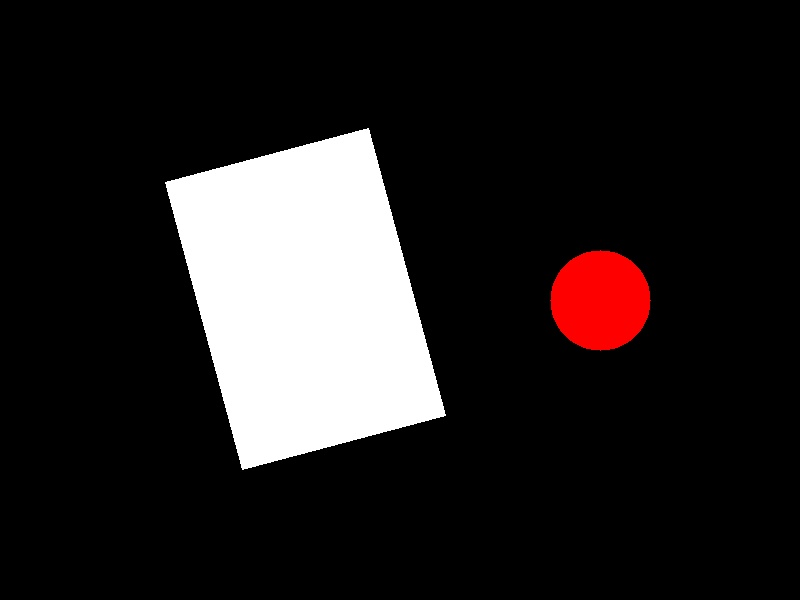
#> input picture python_prototype/test_image.jpg, 800 x 600 px
$ python measure_logic_mock.py
#> lines starting #> are read from the running program, lines starting #| are printed output that depends on the picture; after the words box and inside, x2 and y2 are one past the last pixel; in counts of white or black regions, pixels touching at a corner belong together
import cv2
import numpy as np
import json

def order_points(pts):
    # 4点を 左上, 右上, 右下, 左下 の順に並べ替える
    rect = np.zeros((4, 2), dtype="float32")

    s = pts.sum(axis=1)
    rect[0] = pts[np.argmin(s)] # 左上
    rect[2] = pts[np.argmax(s)] # 右下

    diff = np.diff(pts, axis=1)
    rect[1] = pts[np.argmin(diff)] # 右上
    rect[3] = pts[np.argmax(diff)] # 左下

    return rect

def four_point_transform(image, pts):
    rect = order_points(pts)
    (tl, tr, br, bl) = rect

    # 幅と高さの最大値を計算
    widthA = np.sqrt(((br[0] - bl[0]) ** 2) + ((br[1] - bl[1]) ** 2))
    widthB = np.sqrt(((tr[0] - tl[0]) ** 2) + ((tr[1] - tl[1]) ** 2))
    maxWidth = max(int(widthA), int(widthB))

    heightA = np.sqrt(((tr[0] - br[0]) ** 2) + ((tr[1] - br[1]) ** 2))
    heightB = np.sqrt(((tl[0] - bl[0]) ** 2) + ((tl[1] - bl[1]) ** 2))
    maxHeight = max(int(heightA), int(heightB))

    # 変換先の座標
    dst = np.array([
        [0, 0],
        [maxWidth - 1, 0],
        [maxWidth - 1, maxHeight - 1],
        [0, maxHeight - 1]], dtype="float32")

    M = cv2.getPerspectiveTransform(rect, dst)
    warped = cv2.warpPerspective(image, M, (maxWidth, maxHeight))

    return warped, M, (maxWidth, maxHeight)

def calculate_distance(p1, p2):
    return np.sqrt(((p1[0] - p2[0]) ** 2) + ((p1[1] - p2[1]) ** 2))

def transform_point(point, M):
    """
    射影変換行列 M を使って、元の画像の座標を補正後画像の座標に変換する
    point: [x, y]
    """
    # 同次座標系に変換 [x, y, 1]
    p = np.array([point[0], point[1], 1.0])
    # 行列演算
    transformed = np.dot(M, p)
    # 最後の要素で割って正規化
    transformed = transformed / transformed[2]
    return transformed[:2]

# ---------------------------------------------------------
# メイン処理シミュレーション
# ---------------------------------------------------------

# 1. 画像読み込み（前回生成したテスト画像を使用）
image = cv2.imread("test_image.jpg")
#> image is the input picture: shape (600, 800, 3); mean B, G, R 33.5, 33.4, 37.6
if image is None:
    # 画像がない場合は生成する（generate_test_image.pyのロジック）
    print("Generating test image...")
    width, height = 800, 600
    image = np.zeros((height, width, 3), dtype=np.uint8)
    # A4用紙 (少し回転)
    pts_a4 = np.array([[200, 150], [410, 150], [410, 447], [200, 447]], np.int32)
    center = (305, 298)
    M_rot = cv2.getRotationMatrix2D(center, 15, 1.0)
    rotated_pts = cv2.transform(pts_a4.reshape((-1, 1, 2)), M_rot)
    cv2.fillPoly(image, [rotated_pts], (255, 255, 255))
    cv2.imwrite('test_image.jpg', image)

# グレースケール化など前処理
gray = cv2.cvtColor(image, cv2.COLOR_BGR2GRAY)
blurred = cv2.GaussianBlur(gray, (5, 5), 0)
edged = cv2.Canny(blurred, 50, 200)
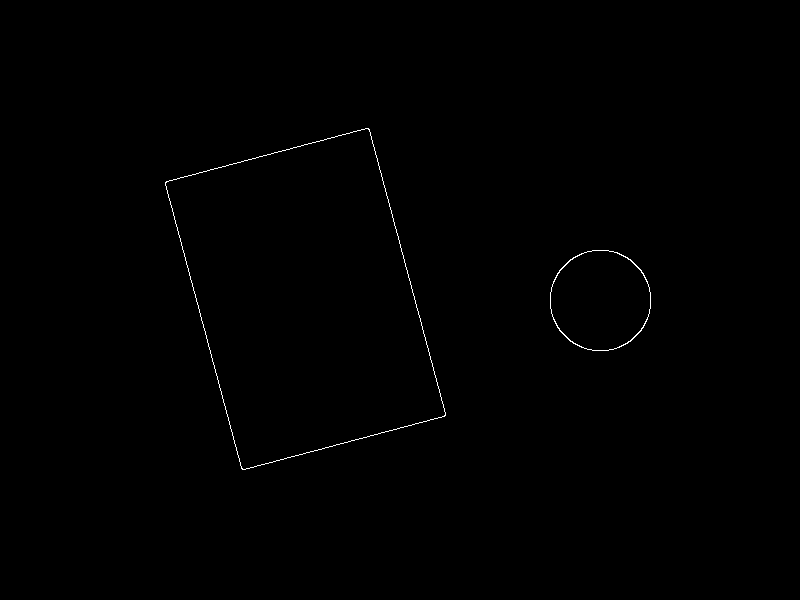
#> edged: shape (600, 800); 0.28% white in thin lines or dots, all inside (x1, y1, x2, y2) = (165, 128, 651, 470)

# 2. 基準物検出 (A4用紙)
contours, _ = cv2.findContours(edged.copy(), cv2.RETR_EXTERNAL, cv2.CHAIN_APPROX_SIMPLE)
#> contours = 2 contours; box (x1, y1, x2, y2) and area: (165, 128, 446, 470) 62908, (550, 250, 651, 351) 7959
contours = sorted(contours, key=cv2.contourArea, reverse=True)

reference_cnt = None
for c in contours:
    peri = cv2.arcLength(c, True)
    approx = cv2.approxPolyDP(c, 0.02 * peri, True)
    if len(approx) == 4:
        reference_cnt = approx
        break
#> this loop made 1 pass
#> (peri, reference_cnt) on pass 1: (1088.5, [[368, 128], [165, 182], [242, 469], [445, 415]])

if reference_cnt is None:
    print("Error: Reference object (A4) not found.")
    exit(1)

# 3. 射影変換 (Warp Perspective) & スケール算出 (PPM)
#    ここで得られる M (変換行列) が超重要。
#    AIは「歪んだ元の画像」で見つけた座標を返すので、この M で補正してあげる必要がある。
pts = reference_cnt.reshape(4, 2)
#> pts = [[368, 128], [165, 182], [242, 469], [445, 415]]
warped_img, M, (width_px, height_px) = four_point_transform(image, pts)
#> in order_points, `s = pts.sum(axis=1)`: s = [496, 347, 711, 860]
#> in order_points, `diff = np.diff(pts, axis=1)`: diff = [-240, 17, 227, -30]
#> in four_point_transform, `rect = order_points(pts)`: rect = [[165, 182], [368, 128], [445, 415], [242, 469]]
#> in four_point_transform, `(tl, tr, br, bl) = rect`: tl = [165, 182]; tr = [368, 128]; br = [445, 415]; bl = [242, 469]
#> in four_point_transform, `widthA = np.sqrt(((br[0] - bl[0]) ** 2) + ((br[1] - bl[1]) ** 2))`: widthA = 210.1
#> in four_point_transform, `maxWidth = max(int(widthA), int(widthB))`: maxWidth = 210
#> in four_point_transform, `heightA = np.sqrt(((tr[0] - br[0]) ** 2) + ((tr[1] - br[1]) ** 2))`: heightA = 297.1
#> in four_point_transform, `maxHeight = max(int(heightA), int(heightB))`: maxHeight = 297
#> in four_point_transform, `dst = np.array([ [0, 0], [maxWidth - 1, 0], [maxWidth - 1, maxHeight -..`: dst = [[0, 0], [209, 0], [209, 296], [0, 296]]
#> in four_point_transform, `M = cv2.getPerspectiveTransform(rect, dst)`: M = [[0.961, -0.258, -111.6], [0.256, 0.963, -217.5], [4.43e-20, -7.23e-19, 1]]
#> in four_point_transform, `warped = cv2.warpPerspective(image, M, (maxWidth, maxHeight))`:
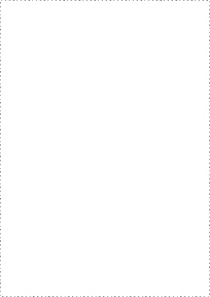
#> warped: shape (297, 210, 3); min 131, max 255, mean 254.4
#> width_px = 210; height_px = 297

# A4短辺(210mm)を基準にする
short_side_px = min(width_px, height_px)
#> short_side_px = 210
REFERENCE_WIDTH_MM = 210.0
ppm = short_side_px / REFERENCE_WIDTH_MM # pixels per mm
#> ppm = 1

print(f"--- Calibration ---")
print(f"PPM: {ppm:.4f} px/mm")
#| PPM: 1.0000 px/mm


# 4. AI推論シミュレーション (DeepFashion2 Mock)
#    本来はここで model.predict(image) を呼ぶ。
#    今回は「AIが検出したであろう座標」をダミーで定義する。
#    画像上の赤い丸 (600, 300) 付近に服があると仮定して座標を設定。
#    (元の画像上での座標)

# 仮定: 赤い丸周辺にTシャツがあるとする
# DeepFashion2 形式のダミー座標
mock_keypoints = {
    "top_left_collar": [550, 250],   # 1
    "top_right_collar": [650, 250],  # 2
    "left_shoulder": [520, 270],     # 5 (肩)
    "right_shoulder": [680, 270],    # 6 (肩)
    "left_armpit": [530, 350],       # 9 (脇)
    "right_armpit": [670, 350],      # 10 (脇)
    "left_hem": [530, 500],          # 11 (裾)
    "right_hem": [670, 500]          # 12 (裾)
}

print(f"\n--- AI Detection (Mock) ---")
print(f"Raw Keypoints (Image Coordinates): {mock_keypoints}")


# 5. 座標補正 (Transform Points)
#    AIが見つけた座標は「歪んだ画像」上のものなので、射影変換行列 M を使って
#    「真上から見た座標」に変換する。これが精度の肝！

transformed_kps = {}
for name, point in mock_keypoints.items():
    transformed_kps[name] = transform_point(point, M)
#> this loop made 8 passes
#> transformed in transform_point on passes 1 to 8: [352.4, 164, 1], [448.5, 189.7, 1], [318.5, 175.6, 1], [472.2, 216.6, 1], [307.4, 255.2, 1], [442, 291, 1], [268.8, 399.6, 1], [403.3, 435.4, 1]
#> after the loop, transformed_kps = {'top_left_collar': [352.4, 164], 'top_right_collar': [448.5, 189.7], 'left_shoulder': [318.5, 175.6], 'right_shoulder': [472.2, 216.6], 'left_armpit': [307.4, 255.2], 'right_armpit': [442, 291], 'left_hem': [268.8, 399.6], 'right_hem': [403.3, 435.4]}

print(f"\n--- Perspective Correction ---")
# print(f"Transformed Keypoints: {transformed_kps}") # デバッグ用


# 6. 採寸計算 (Measurement)
#    補正後の座標を使って距離を計算し、PPMで割って実寸(mm/cm)を出す。

# A. 肩幅 (Left Shoulder <-> Right Shoulder)
dist_shoulder_px = calculate_distance(transformed_kps["left_shoulder"], transformed_kps["right_shoulder"])
#> dist_shoulder_px = 159.1
width_shoulder_cm = (dist_shoulder_px / ppm) / 10
#> width_shoulder_cm = 15.91

# B. 身幅 (Left Armpit <-> Right Armpit)
dist_chest_px = calculate_distance(transformed_kps["left_armpit"], transformed_kps["right_armpit"])
#> dist_chest_px = 139.2
width_chest_cm = (dist_chest_px / ppm) / 10
#> width_chest_cm = 13.92

# C. 着丈 (襟中央 <-> 裾中央)
#    始点: 襟上端の中央
start_x = (transformed_kps["top_left_collar"][0] + transformed_kps["top_right_collar"][0]) / 2
#> start_x = 400.5
start_y = (transformed_kps["top_left_collar"][1] + transformed_kps["top_right_collar"][1]) / 2
#> start_y = 176.9
start_point = [start_x, start_y]
#> start_point = [400.5, 176.9]

#    終点: 裾の中央
end_x = (transformed_kps["left_hem"][0] + transformed_kps["right_hem"][0]) / 2
#> end_x = 336
end_y = (transformed_kps["left_hem"][1] + transformed_kps["right_hem"][1]) / 2
#> end_y = 417.5
end_point = [end_x, end_y]
#> end_point = [336, 417.5]

dist_length_px = calculate_distance(start_point, end_point)
#> dist_length_px = 249.1
length_cm = (dist_length_px / ppm) / 10
#> length_cm = 24.91


# 7. 結果出力 (JSON形式想定)
result = {
    "status": "success",
    "measurements": {
        "shoulder_width": round(width_shoulder_cm, 1),
        "chest_width": round(width_chest_cm, 1),
        "total_length": round(length_cm, 1)
    },
    "unit": "cm"
}

print(f"\n--- Final Result ---")
print(json.dumps(result, indent=2))
#| {
#|   "status": "success",
#|   "measurements": {
#|     "shoulder_width": 15.9,
#|     "chest_width": 13.9,
#|     "total_length": 24.9
#|   },
#|   "unit": "cm"
#| }
